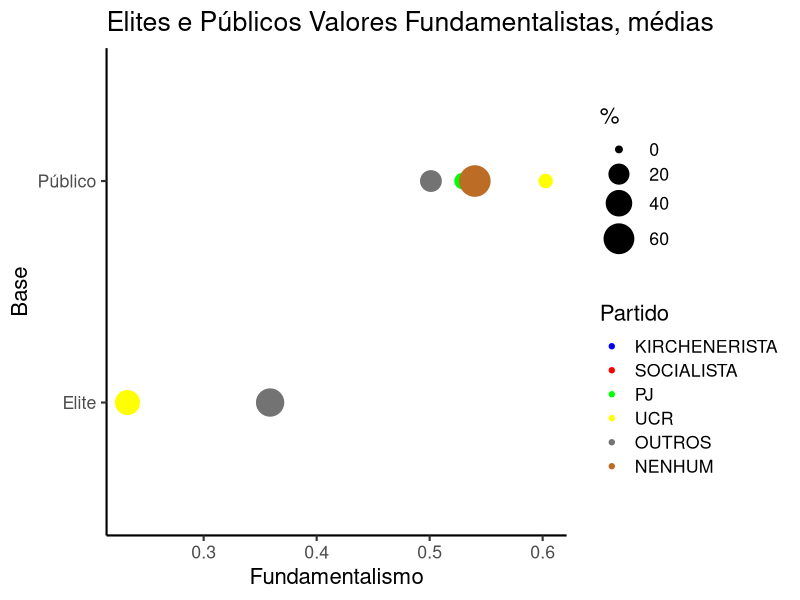
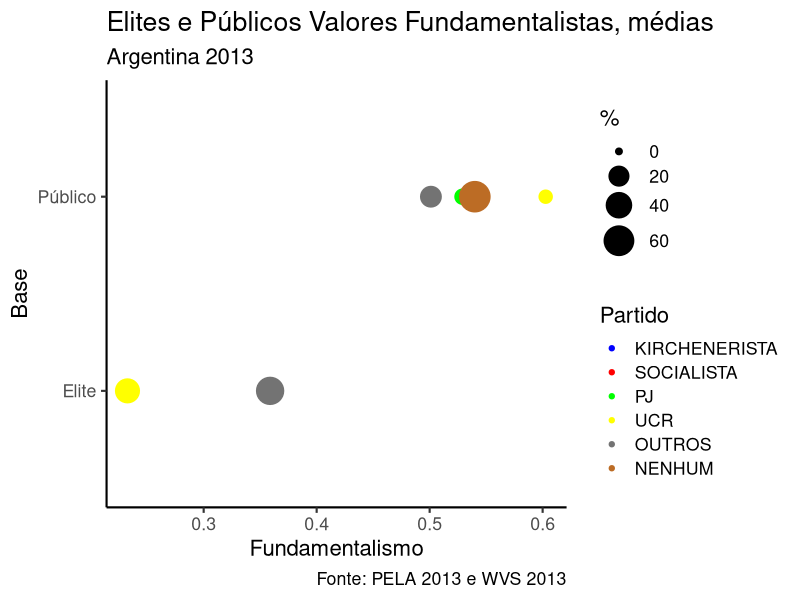

Write the R code that produced these figures, in order.
library(tidyverse)
library(gridExtra)
library(RColorBrewer)
elite <- read_csv("elite.csv")
povo <- read_csv("povo.csv")
summary(elite) 
summary(povo) 
table(elite$partido)
table(povo$partido)

elite$partido <- factor(elite$partido,
                        levels = c("KIRCHENERISTA","SOCIALISTA", "PJ", "UCR", "OUTROS"))
povo$partido <- factor(povo$partido,
                       levels = c("KIRCHENERISTA","SOCIALISTA", "PJ", "UCR", "OUTROS", "NENHUM"))
table(elite$partido)
table(povo$partido)

povo_fundamentalismo <- tapply(povo$fundamentalismo, povo$partido,
                               FUN=function (x) mean(x, na.rm = TRUE))
elite_fundamentalismo <- tapply(elite$fundamentalismo, elite$partido,
                                FUN= function (x) mean(x, na.rm = TRUE))
povo_fundamentalismo
elite_fundamentalismo

povo_fundamentalismo <- as.numeric(povo_fundamentalismo)
elite_fundamentalismo <- as.numeric(elite_fundamentalismo)

Base <- c(rep("Elite", 5), rep("Público", 6))
Partido <- c("KIRCHENERISTA","SOCIALISTA", "PJ", "UCR", "OUTROS",
             "KIRCHENERISTA","SOCIALISTA", "PJ", "UCR", "OUTROS", "NENHUM")
Partido <- factor(Partido, levels = c("KIRCHENERISTA","SOCIALISTA", "PJ", "UCR", "OUTROS", "NENHUM"))
Values <- c(elite_fundamentalismo, povo_fundamentalismo)
prop.table(table(elite$partido))*100
prop.table(table(povo$partido))*100
hh1 <- c(prop.table(table(elite$partido))*100,
         prop.table(table(povo$partido))*100)

graf1 <- data.frame(Base,Partido,Values,hh1)

f1 <- graf1 %>%
  dplyr::filter(Partido %in% c("KIRCHENERISTA","SOCIALISTA", "PJ", "UCR", "OUTROS", "NENHUM")) %>%
  ggplot(aes(x=Values, y=Base, size = hh1, color = Partido)) +
  geom_point(alpha=1) + 
  theme_classic(base_size = 16)+
  scale_size(range = c(2,10), name="%") +
  scale_y_discrete() +
  scale_x_continuous(name="Fundamentalismo", limits=c()) +
  scale_color_manual(values = c("blue", "red", "green" , "yellow",  "gray45", "#bc6c25")) +
  ggtitle("Elites e Públicos Valores Fundamentalistas, médias")

f1

f1 + labs(subtitle = "Argentina 2013",
          caption = "Fonte: PELA 2013 e WVS 2013")
